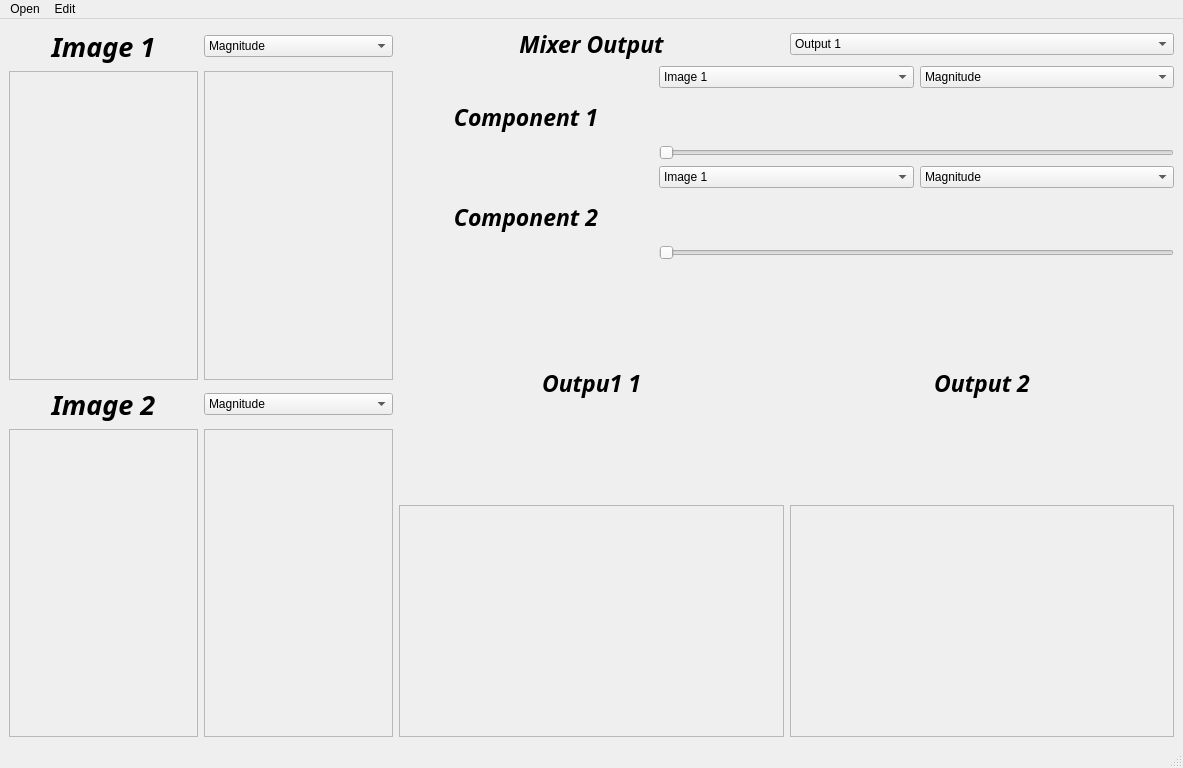
<?xml version="1.0" encoding="UTF-8"?>
<ui version="4.0">
 <class>MainWindow</class>
 <widget class="QMainWindow" name="MainWindow">
  <property name="geometry">
   <rect>
    <x>0</x>
    <y>0</y>
    <width>1183</width>
    <height>768</height>
   </rect>
  </property>
  <property name="windowTitle">
   <string>MainWindow</string>
  </property>
  <widget class="QWidget" name="centralwidget">
   <layout class="QGridLayout" name="gridLayout_6">
    <item row="0" column="0" rowspan="3">
     <layout class="QVBoxLayout" name="verticalLayout">
      <item>
       <layout class="QGridLayout" name="gridLayout">
        <item row="0" column="0">
         <widget class="QLabel" name="img1_label">
          <property name="font">
           <font>
            <family>Ubuntu Mono</family>
            <pointsize>20</pointsize>
            <weight>75</weight>
            <italic>true</italic>
            <bold>true</bold>
           </font>
          </property>
          <property name="text">
           <string>Image 1</string>
          </property>
          <property name="alignment">
           <set>Qt::AlignCenter</set>
          </property>
         </widget>
        </item>
        <item row="0" column="1">
         <widget class="QComboBox" name="img1_combo">
          <item>
           <property name="text">
            <string>Magnitude</string>
           </property>
          </item>
          <item>
           <property name="text">
            <string>Phase</string>
           </property>
          </item>
          <item>
           <property name="text">
            <string>Real</string>
           </property>
          </item>
          <item>
           <property name="text">
            <string>Imaginary</string>
           </property>
          </item>
         </widget>
        </item>
        <item row="1" column="0">
         <widget class="QLabel" name="img1">
          <property name="frameShape">
           <enum>QFrame::StyledPanel</enum>
          </property>
          <property name="text">
           <string/>
          </property>
         </widget>
        </item>
        <item row="1" column="1">
         <widget class="QLabel" name="img1_component">
          <property name="frameShape">
           <enum>QFrame::StyledPanel</enum>
          </property>
          <property name="text">
           <string/>
          </property>
         </widget>
        </item>
       </layout>
      </item>
      <item>
       <layout class="QGridLayout" name="gridLayout_2">
        <item row="0" column="0">
         <widget class="QLabel" name="img2_label">
          <property name="font">
           <font>
            <family>Ubuntu Mono</family>
            <pointsize>20</pointsize>
            <weight>75</weight>
            <italic>true</italic>
            <bold>true</bold>
           </font>
          </property>
          <property name="text">
           <string>Image 2</string>
          </property>
          <property name="alignment">
           <set>Qt::AlignCenter</set>
          </property>
         </widget>
        </item>
        <item row="0" column="1">
         <widget class="QComboBox" name="img2_combo">
          <item>
           <property name="text">
            <string>Magnitude</string>
           </property>
          </item>
          <item>
           <property name="text">
            <string>Phase</string>
           </property>
          </item>
          <item>
           <property name="text">
            <string>Real</string>
           </property>
          </item>
          <item>
           <property name="text">
            <string>Imaginary</string>
           </property>
          </item>
         </widget>
        </item>
        <item row="1" column="0">
         <widget class="QLabel" name="img2">
          <property name="frameShape">
           <enum>QFrame::StyledPanel</enum>
          </property>
          <property name="text">
           <string/>
          </property>
         </widget>
        </item>
        <item row="1" column="1">
         <widget class="QLabel" name="img2_component">
          <property name="frameShape">
           <enum>QFrame::StyledPanel</enum>
          </property>
          <property name="text">
           <string/>
          </property>
         </widget>
        </item>
       </layout>
      </item>
     </layout>
    </item>
    <item row="0" column="1" colspan="2">
     <layout class="QGridLayout" name="gridLayout_5">
      <item row="1" column="0">
       <layout class="QGridLayout" name="gridLayout_3">
        <item row="0" column="1">
         <widget class="QComboBox" name="component1_img">
          <item>
           <property name="text">
            <string>Image 1</string>
           </property>
          </item>
          <item>
           <property name="text">
            <string>Image 2</string>
           </property>
          </item>
         </widget>
        </item>
        <item row="1" column="0">
         <widget class="QLabel" name="Component1">
          <property name="font">
           <font>
            <family>Ubuntu Mono</family>
            <pointsize>17</pointsize>
            <weight>75</weight>
            <italic>true</italic>
            <bold>true</bold>
           </font>
          </property>
          <property name="text">
           <string>Component 1</string>
          </property>
          <property name="textFormat">
           <enum>Qt::AutoText</enum>
          </property>
          <property name="alignment">
           <set>Qt::AlignCenter</set>
          </property>
         </widget>
        </item>
        <item row="2" column="1" colspan="2">
         <widget class="QSlider" name="component1_slider">
          <property name="orientation">
           <enum>Qt::Horizontal</enum>
          </property>
         </widget>
        </item>
        <item row="0" column="2">
         <widget class="QComboBox" name="component1_type">
          <item>
           <property name="text">
            <string>Magnitude</string>
           </property>
          </item>
          <item>
           <property name="text">
            <string>Phase</string>
           </property>
          </item>
          <item>
           <property name="text">
            <string>Real</string>
           </property>
          </item>
          <item>
           <property name="text">
            <string>Imaginary</string>
           </property>
          </item>
         </widget>
        </item>
       </layout>
      </item>
      <item row="2" column="0">
       <layout class="QGridLayout" name="gridLayout_4">
        <item row="0" column="1">
         <widget class="QComboBox" name="component2_img">
          <item>
           <property name="text">
            <string>Image 1</string>
           </property>
          </item>
          <item>
           <property name="text">
            <string>Image 2</string>
           </property>
          </item>
         </widget>
        </item>
        <item row="0" column="2">
         <widget class="QComboBox" name="component2_type">
          <item>
           <property name="text">
            <string>Magnitude</string>
           </property>
          </item>
          <item>
           <property name="text">
            <string>Phase</string>
           </property>
          </item>
          <item>
           <property name="text">
            <string>Real</string>
           </property>
          </item>
          <item>
           <property name="text">
            <string>Imaginary</string>
           </property>
          </item>
         </widget>
        </item>
        <item row="1" column="0">
         <widget class="QLabel" name="component2">
          <property name="font">
           <font>
            <family>Ubuntu Mono</family>
            <pointsize>17</pointsize>
            <weight>75</weight>
            <italic>true</italic>
            <bold>true</bold>
           </font>
          </property>
          <property name="text">
           <string>Component 2</string>
          </property>
          <property name="textFormat">
           <enum>Qt::AutoText</enum>
          </property>
          <property name="alignment">
           <set>Qt::AlignCenter</set>
          </property>
         </widget>
        </item>
        <item row="2" column="1" colspan="2">
         <widget class="QSlider" name="component2_slider">
          <property name="orientation">
           <enum>Qt::Horizontal</enum>
          </property>
         </widget>
        </item>
       </layout>
      </item>
      <item row="0" column="0">
       <layout class="QHBoxLayout" name="horizontalLayout">
        <item>
         <widget class="QLabel" name="mixer_output">
          <property name="font">
           <font>
            <family>Ubuntu Mono</family>
            <pointsize>17</pointsize>
            <weight>75</weight>
            <italic>true</italic>
            <bold>true</bold>
           </font>
          </property>
          <property name="text">
           <string>Mixer Output</string>
          </property>
          <property name="textFormat">
           <enum>Qt::AutoText</enum>
          </property>
          <property name="alignment">
           <set>Qt::AlignCenter</set>
          </property>
         </widget>
        </item>
        <item>
         <widget class="QComboBox" name="output_channel">
          <item>
           <property name="text">
            <string>Output 1</string>
           </property>
          </item>
          <item>
           <property name="text">
            <string>Output 2</string>
           </property>
          </item>
         </widget>
        </item>
       </layout>
      </item>
     </layout>
    </item>
    <item row="1" column="1">
     <widget class="QLabel" name="output1_label">
      <property name="font">
       <font>
        <family>Ubuntu Mono</family>
        <pointsize>17</pointsize>
        <weight>75</weight>
        <italic>true</italic>
        <bold>true</bold>
       </font>
      </property>
      <property name="text">
       <string>Outpu1 1</string>
      </property>
      <property name="textFormat">
       <enum>Qt::AutoText</enum>
      </property>
      <property name="alignment">
       <set>Qt::AlignCenter</set>
      </property>
     </widget>
    </item>
    <item row="1" column="2">
     <widget class="QLabel" name="output2_label">
      <property name="font">
       <font>
        <family>Ubuntu Mono</family>
        <pointsize>17</pointsize>
        <weight>75</weight>
        <italic>true</italic>
        <bold>true</bold>
       </font>
      </property>
      <property name="text">
       <string>Output 2</string>
      </property>
      <property name="textFormat">
       <enum>Qt::AutoText</enum>
      </property>
      <property name="alignment">
       <set>Qt::AlignCenter</set>
      </property>
     </widget>
    </item>
    <item row="2" column="1">
     <widget class="QLabel" name="output2">
      <property name="frameShape">
       <enum>QFrame::StyledPanel</enum>
      </property>
      <property name="text">
       <string/>
      </property>
     </widget>
    </item>
    <item row="2" column="2">
     <widget class="QLabel" name="output1">
      <property name="frameShape">
       <enum>QFrame::StyledPanel</enum>
      </property>
      <property name="text">
       <string/>
      </property>
     </widget>
    </item>
   </layout>
  </widget>
  <widget class="QMenuBar" name="menubar">
   <property name="geometry">
    <rect>
     <x>0</x>
     <y>0</y>
     <width>1183</width>
     <height>22</height>
    </rect>
   </property>
   <widget class="QMenu" name="menuOpen">
    <property name="title">
     <string>Open</string>
    </property>
   </widget>
   <widget class="QMenu" name="menuEdit">
    <property name="title">
     <string>Edit</string>
    </property>
   </widget>
   <addaction name="menuOpen"/>
   <addaction name="menuEdit"/>
  </widget>
  <widget class="QStatusBar" name="statusbar"/>
 </widget>
 <resources/>
 <connections/>
</ui>
